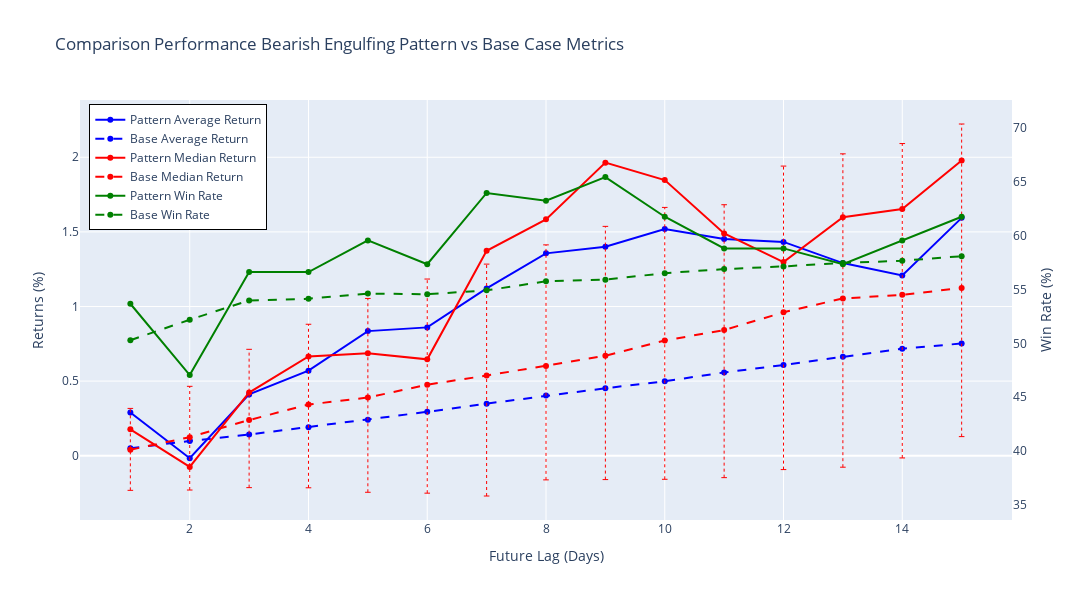

Here is the notebook cell this chart was saved with:
### Code cell
pattern_metrics = {
    'average_return': pattern_log_avg_returns,
    'median_return': pattern_log_median_returns,
    'win_rate': pattern_win_rate_log
}
base_metrics = nonParametric_conf_intervals

pl.plot_compared_metrics(pattern_metrics, base_metrics, pattern_name, show_interval='median_return')

### Figure 1 — Plotly figure (JSON) as saved in the notebook; plotly's stock layout.template omitted (floating-point values rounded to 4 significant figures)
{"data": [{"hoverinfo": "x+y+name", "line": {"color": "blue"}, "mode": "lines+markers", "name": "Pattern Average Return", "type": "scatter", "x": [1, 2, 3, 4, 5, 6, 7, 8, 9, 10, 11, 12, 13, 14, 15], "y": [0.29, -0.017, 0.411, 0.57, 0.835, 0.86, 1.121, 1.356, 1.401, 1.519, 1.452, 1.433, 1.291, 1.208, 1.594], "yaxis": "y"}, {"hoverinfo": "x+y+name", "line": {"color": "blue", "dash": "dash"}, "mode": "lines+markers", "name": "Base Average Return", "type": "scatter", "x": [1, 2, 3, 4, 5, 6, 7, 8, 9, 10, 11, 12, 13, 14, 15], "y": [0.05, 0.099, 0.142, 0.191, 0.241, 0.294, 0.349, 0.403, 0.452, 0.499, 0.558, 0.608, 0.663, 0.717, 0.752], "yaxis": "y"}, {"hoverinfo": "x+y+name", "line": {"color": "red"}, "mode": "lines+markers", "name": "Pattern Median Return", "type": "scatter", "x": [1, 2, 3, 4, 5, 6, 7, 8, 9, 10, 11, 12, 13, 14, 15], "y": [0.177, -0.075, 0.423, 0.665, 0.687, 0.646, 1.373, 1.584, 1.964, 1.847, 1.49, 1.298, 1.598, 1.653, 1.979], "yaxis": "y"}, {"hoverinfo": "x+y+name", "line": {"color": "red", "dash": "dash"}, "mode": "lines+markers", "name": "Base Median Return", "type": "scatter", "x": [1, 2, 3, 4, 5, 6, 7, 8, 9, 10, 11, 12, 13, 14, 15], "y": [0.04, 0.124, 0.239, 0.343, 0.39, 0.476, 0.537, 0.601, 0.67, 0.772, 0.842, 0.961, 1.054, 1.078, 1.124], "yaxis": "y"}, {"hoverinfo": "skip", "line": {"color": "red", "dash": "dot", "width": 1}, "marker": {"color": "red", "size": 4, "symbol": "line-ew-open"}, "mode": "lines+markers", "showlegend": false, "type": "scatter", "x": [1, 1], "y": [-0.232, 0.317], "yaxis": "y"}, {"hoverinfo": "skip", "line": {"color": "red", "dash": "dot", "width": 1}, "marker": {"color": "red", "size": 4, "symbol": "line-ew-open"}, "mode": "lines+markers", "showlegend": false, "type": "scatter", "x": [2, 2], "y": [-0.23, 0.465], "yaxis": "y"}, {"hoverinfo": "skip", "line": {"color": "red", "dash": "dot", "width": 1}, "marker": {"color": "red", "size": 4, "symbol": "line-ew-open"}, "mode": "lines+markers", "showlegend": false, "type": "scatter", "x": [3, 3], "y": [-0.214, 0.713], "yaxis": "y"}, {"hoverinfo": "skip", "line": {"color": "red", "dash": "dot", "width": 1}, "marker": {"color": "red", "size": 4, "symbol": "line-ew-open"}, "mode": "lines+markers", "showlegend": false, "type": "scatter", "x": [4, 4], "y": [-0.215, 0.881], "yaxis": "y"}, {"hoverinfo": "skip", "line": {"color": "red", "dash": "dot", "width": 1}, "marker": {"color": "red", "size": 4, "symbol": "line-ew-open"}, "mode": "lines+markers", "showlegend": false, "type": "scatter", "x": [5, 5], "y": [-0.245, 1.054], "yaxis": "y"}, {"hoverinfo": "skip", "line": {"color": "red", "dash": "dot", "width": 1}, "marker": {"color": "red", "size": 4, "symbol": "line-ew-open"}, "mode": "lines+markers", "showlegend": false, "type": "scatter", "x": [6, 6], "y": [-0.251, 1.184], "yaxis": "y"}, {"hoverinfo": "skip", "line": {"color": "red", "dash": "dot", "width": 1}, "marker": {"color": "red", "size": 4, "symbol": "line-ew-open"}, "mode": "lines+markers", "showlegend": false, "type": "scatter", "x": [7, 7], "y": [-0.27, 1.284], "yaxis": "y"}, {"hoverinfo": "skip", "line": {"color": "red", "dash": "dot", "width": 1}, "marker": {"color": "red", "size": 4, "symbol": "line-ew-open"}, "mode": "lines+markers", "showlegend": false, "type": "scatter", "x": [8, 8], "y": [-0.162, 1.413], "yaxis": "y"}, {"hoverinfo": "skip", "line": {"color": "red", "dash": "dot", "width": 1}, "marker": {"color": "red", "size": 4, "symbol": "line-ew-open"}, "mode": "lines+markers", "showlegend": false, "type": "scatter", "x": [9, 9], "y": [-0.16, 1.537], "yaxis": "y"}, {"hoverinfo": "skip", "line": {"color": "red", "dash": "dot", "width": 1}, "marker": {"color": "red", "size": 4, "symbol": "line-ew-open"}, "mode": "lines+markers", "showlegend": false, "type": "scatter", "x": [10, 10], "y": [-0.158, 1.664], "yaxis": "y"}, {"hoverinfo": "skip", "line": {"color": "red", "dash": "dot", "width": 1}, "marker": {"color": "red", "size": 4, "symbol": "line-ew-open"}, "mode": "lines+markers", "showlegend": false, "type": "scatter", "x": [11, 11], "y": [-0.147, 1.682], "yaxis": "y"}, {"hoverinfo": "skip", "line": {"color": "red", "dash": "dot", "width": 1}, "marker": {"color": "red", "size": 4, "symbol": "line-ew-open"}, "mode": "lines+markers", "showlegend": false, "type": "scatter", "x": [12, 12], "y": [-0.093, 1.941], "yaxis": "y"}, {"hoverinfo": "skip", "line": {"color": "red", "dash": "dot", "width": 1}, "marker": {"color": "red", "size": 4, "symbol": "line-ew-open"}, "mode": "lines+markers", "showlegend": false, "type": "scatter", "x": [13, 13], "y": [-0.077, 2.023], "yaxis": "y"}, {"hoverinfo": "skip", "line": {"color": "red", "dash": "dot", "width": 1}, "marker": {"color": "red", "size": 4, "symbol": "line-ew-open"}, "mode": "lines+markers", "showlegend": false, "type": "scatter", "x": [14, 14], "y": [-0.015, 2.092], "yaxis": "y"}, {"hoverinfo": "skip", "line": {"color": "red", "dash": "dot", "width": 1}, "marker": {"color": "red", "size": 4, "symbol": "line-ew-open"}, "mode": "lines+markers", "showlegend": false, "type": "scatter", "x": [15, 15], "y": [0.128, 2.223], "yaxis": "y"}, {"hoverinfo": "x+y+name", "line": {"color": "green"}, "mode": "lines+markers", "name": "Pattern Win Rate", "type": "scatter", "x": [1, 2, 3, 4, 5, 6, 7, 8, 9, 10, 11, 12, 13, 14, 15], "y": [53.68, 47.06, 56.62, 56.62, 59.56, 57.35, 63.97, 63.24, 65.44, 61.76, 58.82, 58.82, 57.35, 59.56, 61.76], "yaxis": "y2"}, {"hoverinfo": "x+y+name", "line": {"color": "green", "dash": "dash"}, "mode": "lines+markers", "name": "Base Win Rate", "type": "scatter", "x": [1, 2, 3, 4, 5, 6, 7, 8, 9, 10, 11, 12, 13, 14, 15], "y": [50.29, 52.2, 53.98, 54.15, 54.62, 54.56, 54.92, 55.76, 55.91, 56.52, 56.9, 57.15, 57.47, 57.67, 58.09], "yaxis": "y2"}], "layout": {"height": 600, "legend": {"bordercolor": "Black", "borderwidth": 1, "x": 0.01, "y": 0.99}, "title": {"text": "Comparison Performance Bearish Engulfing Pattern vs Base Case Metrics"}, "width": 1100, "xaxis": {"showgrid": true, "title": {"text": "Future Lag (Days)"}}, "yaxis": {"showgrid": true, "title": {"text": "Returns (%)"}}, "yaxis2": {"overlaying": "y", "range": [33.6, 72.6], "showgrid": false, "side": "right", "title": {"text": "Win Rate (%)"}}}}
